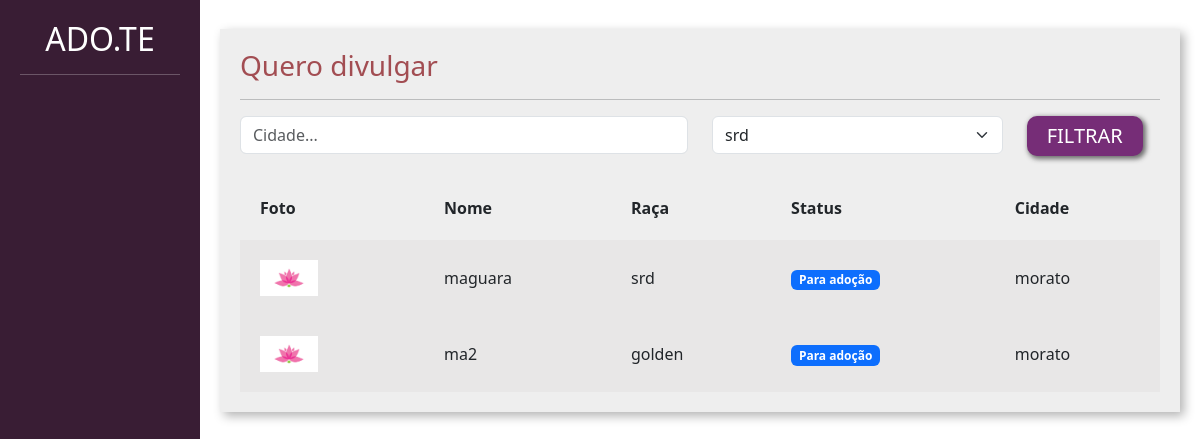
Screenshot of /adotar/ with the database file from the repository.
### divulgar/models.py (models this page shows, shortened)
class Pet(models.Model):
    choices_status = (('P', 'Para adocao'),
                      ('A', 'Adotado'))
    usuario = models.ForeignKey(User, on_delete= models.DO_NOTHING)
    foto = models.ImageField(upload_to="fotos_pet")
    nome = models.CharField(max_length=100)
    descricao = models.TextField()
    estado = models.CharField(max_length=50)
    cidade = models.CharField(max_length=50)
    telefone = models.CharField(max_length=14)
    tag = models.ManyToManyField(Tag)
    raca = models.ForeignKey(Raca, on_delete=models.DO_NOTHING)
    status= models.CharField(max_length=1, choices=choices_status, default='P')

class Raca(models.Model):
    raca = models.CharField(max_length=50)
    def __str__(self):
        return self.raca

### adotar/views.py (the view)
# urls.py: path('', views.listar_pets, name="listar_pets"),
def listar_pets(request):
    if request.method == "GET":
        pets = Pet.objects.filter(status="P")
        racas = Raca.objects.all()
        cidade = request.GET.get('cidade')
        raca_filter = request.GET.get('raca')
    if cidade:
        pets = pets.filter(cidade__icontains=cidade)
    if raca_filter:
        pets = pets.filter(raca__id=raca_filter)
        raca_filter = Raca.objects.get(id=raca_filter)
    return render(request, 'listar_pets.html', {'pets': pets, 'racas': racas, 'cidade': cidade, 'raca_filter':raca_filter})

### adotar/templates/listar_pets.html (shortened to what this page needs)
{% load static %}
<!doctype html>
<html lang="pt-BR">
    <head>
    <link href="https://cdn.jsdelivr.net/npm/bootstrap@5.3.0-alpha1/dist/css/bootstrap.min.css" rel="stylesheet">
    <link href="{% static 'usuarios/css/cadastro.css' %}" rel="stylesheet">
    <link href="{% static 'divulgar/css/novo_pet.css' %}" rel="stylesheet">
    <link href="{% static 'divulgar/css/seus_pet.css' %}" rel="stylesheet">
    <link href="{% static 'adotar/css/listar_pets.css' %}" rel="stylesheet">
    </head>
    <body>
        <div class="container-fluid">
            <div class="row">
                <div class="col-md-2 bg-side sidebar">
                    <h2>ADO.TE</h2>
                    <hr>
                </div>
                <div class="col-md">
                    <div class="wrapper">
                        <div class="box width80">
                            <h3 class="font-vinho">Quero divulgar</h3>
                            <hr>
                            <form action="{% url 'listar_pets' %}" method="GET">
                                <div class="row">
                                    <div class="col-md-6">
                                        <input type="text" placeholder="Cidade..." value={% if cidade %}{{cidade}}{% endif %}"" name="cidade" class="form-control">
                                    </div>
                                    <div class="col-md-4">
                                        <select class="form-select" name="raca">
                                            {% for raca in racas %}
                                                 <option {% if raca_filter.id == raca.id %} selected {% endif %} value="{{raca.id}}">{{raca}}</option>
                                            {% endfor%}
                                        </select>
                                    </div>
                                    <div class="col-md-2">
                                        <input type="submit" class="btn-custom-secondary" value="FILTRAR">
                                    </div>
                                </div>
                            </form>
                             <table class="tabela" cellpadding="20">
                                <tr>
                                    <th>Foto</th>
                                    <th>Nome</th>
                                    <th>Raça</th>
                                    <th>Status</th>
                                    <th>Cidade</th>
                                </tr>
                                {% for pet in pets%}
                                    <tr class="tabela-linha">
                                        <td width="20%">
                                            <a href="{% url 'ver_pet' pet.id %}"><img width="40%" src="{{pet.foto.url}}"></a>
                                        </td>
                                        <td>
                                            {{pet.nome}}
                                        </td>
                                        <td>
                                            {{pet.raca}}
                                        </td>
                                        <td>
                                            {% if pet.status == "P" %}
                                                <span class="badge text-bg-primary">Para adoção</span>
                                            {% elif pet.status == "A" %}
                                                <span class="badge text-bg-success">Adotado</span>
                                            {% endif%}
                                        </td>
                                        <td>
                                            {{pet.cidade}}
                                        </td>
                                    </tr>
                                {% endfor %}
                            </table>
                        </div>
                    </div>
                </div>
            </div>
        </div>
    </body>
</html>

### templates/static/usuarios/css/cadastro.css (style rules this page uses)
.bg-side { background-color: #391D34; color: white; height: 100vh; }

### templates/static/divulgar/css/novo_pet.css (style rules this page uses)
.sidebar { text-align: center; padding: 20px; }
.wrapper { margin-top: 3%; display: flex; flex-direction: row; justify-content: center; align-items: center; }
.box { padding:20px; width: 50vw; background: rgb(238, 238, 238); box-shadow: 4px 4px 10px rgba(0,0,0,.3); }
.font-vinho { color: #A24D52; }

### templates/static/divulgar/css/seus_pet.css (style rules this page uses)
.width80 { width: 80vw; }
.tabela { width: 100%; margin-top: 20px; }
.tabela-linha { background-color: #e8e7e7; }

### templates/static/adotar/css/listar_pets.css (style rules this page uses)
.btn-custom-secondary { background-color: #762D77; border: none; box-shadow: 2px 2px 5px 1px rgb(108, 108, 108); color: white; font-size: 20px; padding: 5px 20px 5px 20px; border-radius: 10px; }

### rows the page displays
Pet: foto (picture), nome "maguara", raca "srd", status "Para adoção", cidade "morato"
Pet: foto (picture), nome "ma2", raca "golden", status "Para adoção", cidade "morato"

### other values shown
form field raca "srd"
